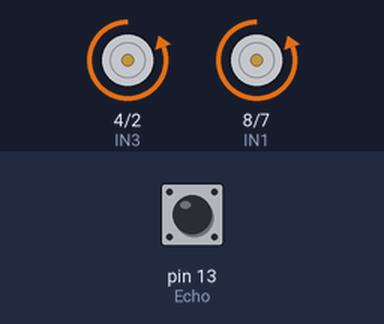
Simulated run of this sketch. Board: Arduino Uno, built with avr-gcc and run on an emulated ATmega328P. Parts: motor-driver pin pairs drawn as motors (green arrow = first pin HIGH = forward, orange = second pin HIGH = backward, longer = more drive). The inputs (shaded band) are chosen by the test bench; at power-on: pin 13 (Echo) LOW.

Above: at 1.8 s.
1.9 s: pin 13 (Echo) pulsed HIGH 5 times (0.12 s each, 0.3 s apart)
At 3.8 s:
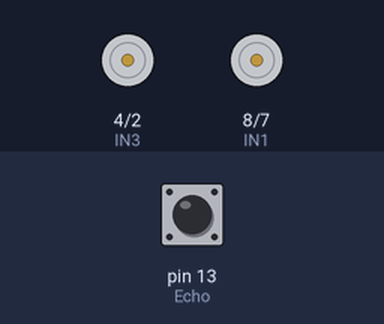
At 7.2 s:
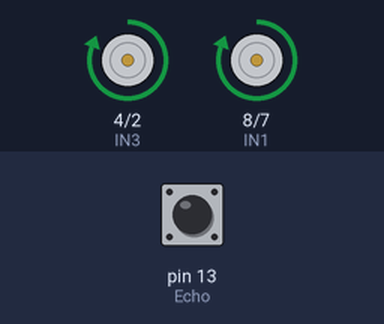
Timing chart, 0 to 18.9 s (numbered marks = the images above; inputs shaded):
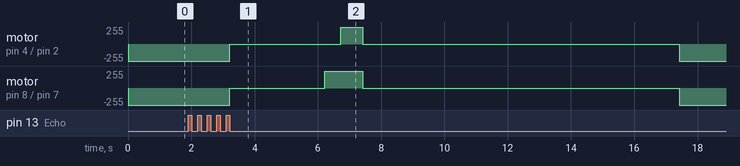

Measured:
- after the input at 1.9 s, motor on pin 4 (IN3) / pin 2 (IN4): backward 255/255 → stopped after 1.3 s, → forward 255/255 3.5 s later, → stopped 0.70 s later, → backward 255/255 10.0 s later; motor on pin 8 (IN1) / pin 7 (IN2): backward 255/255 → stopped after 1.3 s, → forward 255/255 3.0 s later, → stopped 1.2 s later, → backward 255/255 10.0 s later

The sketch:

Codigo_carro.ino
```cpp
// Codigo Parqueo
int IN1 = 8;
int IN2 = 7;
int IN3 = 4;
int IN4 = 2;
int Trig = 12;
int Echo = 13;
long DURACION;
long DISTANCIA;

void setup() {
  pinMode(IN1, OUTPUT);
  pinMode(IN2, OUTPUT);
  pinMode(IN3, OUTPUT);
  pinMode(IN4, OUTPUT);
  pinMode(Trig, OUTPUT);
  pinMode(Echo, INPUT);
}

void loop() {
  digitalWrite(IN1, LOW);
  digitalWrite(IN2, HIGH);
  digitalWrite(IN3, LOW);
  digitalWrite(IN4, HIGH);
  digitalWrite(Trig, HIGH);
  delay(1000);
  digitalWrite(Trig, LOW);
  delayMicroseconds(10);
  DURACION = pulseIn(Echo, HIGH);
  DISTANCIA = (DURACION * 0.017);


 if (DISTANCIA > 20 ) {
  digitalWrite(IN2, LOW);
  digitalWrite(IN4, LOW);
  delay(3000);
  digitalWrite(IN1, HIGH);
  delay(500);  // ESPERA 5 SEGUNDOS
  digitalWrite(IN1, HIGH);
  digitalWrite(IN3, HIGH);
  delay(700);
  digitalWrite(IN1, LOW);
  digitalWrite(IN3, LOW);
  delay(10000);
 }

}
```
